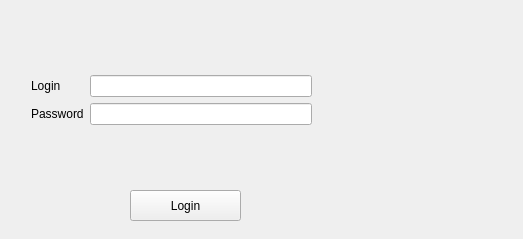
<?xml version="1.0" encoding="UTF-8"?>
<ui version="4.0">
 <class>Login</class>
 <widget class="QWidget" name="Login">
  <property name="geometry">
   <rect>
    <x>0</x>
    <y>0</y>
    <width>523</width>
    <height>239</height>
   </rect>
  </property>
  <property name="windowTitle">
   <string>Form</string>
  </property>
  <widget class="QPushButton" name="loginButton">
   <property name="geometry">
    <rect>
     <x>130</x>
     <y>190</y>
     <width>111</width>
     <height>31</height>
    </rect>
   </property>
   <property name="text">
    <string>Login</string>
   </property>
  </widget>
  <widget class="QWidget" name="">
   <property name="geometry">
    <rect>
     <x>31</x>
     <y>30</y>
     <width>281</width>
     <height>141</height>
    </rect>
   </property>
   <layout class="QGridLayout" name="gridLayout">
    <item row="0" column="0">
     <layout class="QVBoxLayout" name="verticalLayout">
      <item>
       <widget class="QLabel" name="login">
        <property name="text">
         <string>Login</string>
        </property>
       </widget>
      </item>
      <item>
       <widget class="QLabel" name="password">
        <property name="text">
         <string>Password</string>
        </property>
       </widget>
      </item>
     </layout>
    </item>
    <item row="0" column="1">
     <layout class="QVBoxLayout" name="verticalLayout_2">
      <item>
       <widget class="QLineEdit" name="loginInput"/>
      </item>
      <item>
       <widget class="QLineEdit" name="passwordInput"/>
      </item>
     </layout>
    </item>
   </layout>
  </widget>
  <zorder>login</zorder>
  <zorder>password</zorder>
  <zorder>password</zorder>
  <zorder>loginInput</zorder>
  <zorder>passwordInput</zorder>
  <zorder>loginButton</zorder>
 </widget>
 <resources/>
 <connections/>
</ui>
